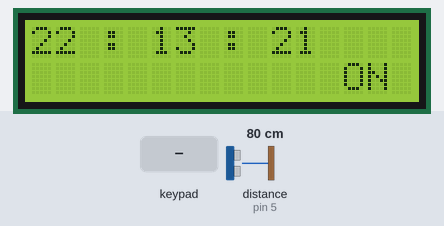
This sketch was run on a simulated Arduino Uno, built with avr-gcc and run on an emulated ATmega328P. On the bench: 16×2 character LCD. The inputs (shaded band) are chosen by the test bench; at power-on: distance to the obstacle (sensor on pin 5) 80 cm. The local clock reads 2024-03-15 10:24:30 at power-on unless the sketch sets it; what the sketch prints to the serial monitor is not drawn.

Above: at 1.2 s.
1.3 s: keypad keys 1 3 1 2 1 1 1 0 * pressed 0.4 s apart
At 3.7 s:
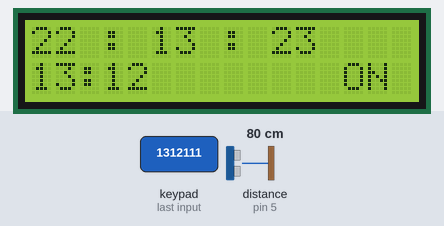
6.4 s: key '#' pressed
At 7.9 s:
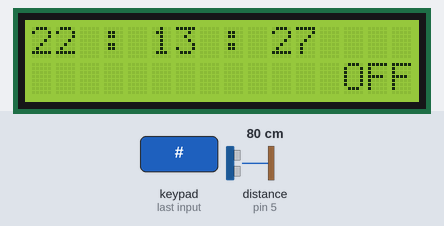
10.6 s: keypad keys 1 3 1 2 1 1 1 0 A pressed 0.4 s apart
At 13.9 s:
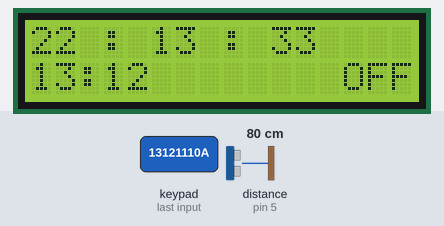
15.7 s: key '*' pressed
At 16.8 s:
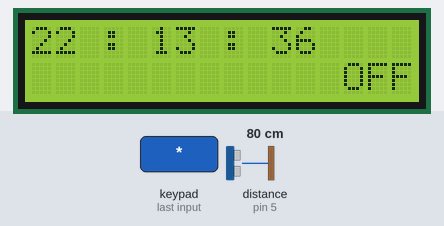
17.2 s: keypad keys 1 3 1 2 1 1 1 0 D pressed 0.4 s apart
At 20.9 s:
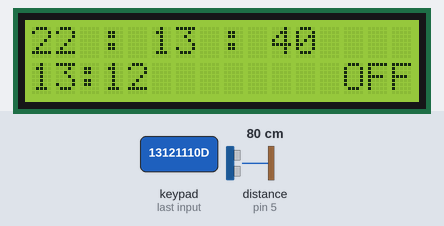
Timing chart, 0 to 22.4 s (numbered marks = the images above; inputs shaded):
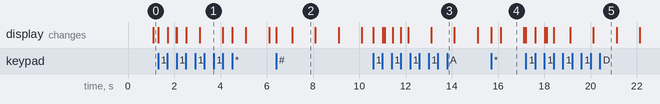

Measured:
- after the input at 6.4 s, the display: first changes at once (image 2 shows a later state)
- after the input at 15.7 s, the display: first changes at once (image 4 shows a later state)
- what the display in image 2 shows lasts 1.0 s, from 7.1 s to 8.1 s

The sketch:

arduino_clock.ino
```cpp
#include <RTClib.h>
#include <Wire.h>
#include <LiquidCrystal_I2C.h>
#include <Ultrasonic.h>
#include <Keypad.h>

//Inicializa o display no endereco 0x27
LiquidCrystal_I2C lcd(0x27,16,2);

Ultrasonic ultrasonic(4, 5);

RTC_DS3231 rtc;

int distance, horaDefinida, minutoDefinido, segundoDefinido;
int contadorLed = 0;
int contadorLed2 = 0;
int primeiroDigito;
bool alarmeSetado = true;
String hora, minuto;

bool alarmeLigado = false;
bool setarAlarme = false;

const int BUZZER = 2;

unsigned long startMillis;
unsigned long currentMillis = 0;
const unsigned long PERIOD = 1000;

const byte ROWS = 4;
const byte COLS = 4;

char hexaKeys[ROWS][COLS] = {
  {'1', '2', '3', 'A'},
  {'4', '5', '6', 'B'},
  {'7', '8', '9', 'C'},
  {'*', '0', '#', 'D'},
};

byte rowPins[ROWS] = {13, 12, 11, 10};
byte colPins[COLS] = {9, 8, 7, 6};

Keypad customKeypad = Keypad(makeKeymap(hexaKeys), rowPins, colPins, ROWS, COLS);

void setup()
{
  lcd.init();

  horaDefinida = 16;
  minutoDefinido = 18;
  segundoDefinido = 0;

  pinMode(BUZZER, OUTPUT);
  noTone(BUZZER);

  Serial.begin(9600);

  // initializing the rtc
  if(!rtc.begin()) {
      Serial.println("Couldn't find RTC!");
      Serial.flush();
      while (1) delay(10);
  }

  rtc.adjust(DateTime(F(__DATE__), F(__TIME__)));

  startMillis = millis();
}

void loop()
{
  currentMillis = millis();

  lcd.setCursor(13, 1);
  alarmeSetado ? lcd.print("ON ") : lcd.print("OFF");

  char customKey = customKeypad.getKey();

  if (customKey) {
    int num = customKey - '0';
    Serial.print(customKey);

    if (customKey == '*') {
      lcd.clear();
      contadorLed = 0;
      hora = "";
      minuto = "";
      horaDefinida = 0;
      minutoDefinido = 0;
    }

    if (customKey == '#') {
      alarmeSetado = !alarmeSetado;
    }

    Serial.print(customKey);
    if (contadorLed < 5 && customKey != '*' && customKey != '#' && customKey != 'A' && customKey != 'B' && customKey != 'C' && customKey != 'D') {
      lcd.setCursor(contadorLed++, 1);

      if (contadorLed == 1 && num < 3) {
        hora += customKey;
        lcd.print(customKey);
        primeiroDigito = num;
      }

      if (contadorLed == 2) {
        if (primeiroDigito == 2 && num < 4) {
          hora += customKey;
          lcd.print(customKey);
        } else if (primeiroDigito < 2) {
          hora += customKey;
          lcd.print(customKey);
        } else {
          contadorLed--;
        }
      }

      if (contadorLed == 2) {
        lcd.setCursor(contadorLed++, 1);
        lcd.print(":");
      }

      if (contadorLed == 4) {
        if (num < 6) {
          minuto += customKey;
          lcd.print(customKey);
        } else {
          contadorLed--;
        }
      }

      if (contadorLed == 5) {
        minuto += customKey;
        lcd.print(customKey);

        horaDefinida = hora.toInt();
        minutoDefinido = minuto.toInt();

        Serial.print("HORARIO DEFINIDO");
        Serial.print(horaDefinida);
        Serial.print(minutoDefinido);
      }
    }
  }

  if (currentMillis - startMillis >= PERIOD) { //test whether the period has elapsed
    noTone(BUZZER);
    //lcd.clear();
    lcd.setBacklight(HIGH);
    lcd.setCursor(0,0);

    DateTime now = rtc.now();

    if (now.hour() < 10) lcd.print("0");
    lcd.print(now.hour(), DEC);
    lcd.print(" : ");
    if (now.minute() < 10) lcd.print("0");
    lcd.print(now.minute(), DEC);
    lcd.print(" : ");
    if (now.second() < 10) lcd.print("0");
    lcd.print(now.second(), DEC);

    distance = ultrasonic.read();

    if (now.hour() == horaDefinida && now.minute() == minutoDefinido && now.second() == segundoDefinido && alarmeSetado) {
      ligarAlarme();
    }

    startMillis = currentMillis;  //IMPORTANT to save the start time of the current LED state.
  }
}

void ligarAlarme() {
  alarmeLigado = true;

  while (alarmeLigado) {
    currentMillis = millis();

    if (currentMillis - startMillis >= 2000) {
      tone(BUZZER, 262, 1000);
      startMillis = currentMillis;
    }

    lcd.clear();
    lcd.setCursor(0, 0);
    lcd.print("ALARME");
    //lcd.setCursor(0, 1);
    //lcd.print("APROXIME A MÃO PARA DESLIGAR");

    distance = ultrasonic.read();
    if (distance < 30) {
      alarmeLigado = false;
      lcd.setCursor(0, 1);
      lcd.print(horaDefinida);
      lcd.setCursor(2, 1);
      lcd.print(":");
      lcd.setCursor(3, 1);
      lcd.print(minutoDefinido);
      //lcd.clear();
    }
  }
}
```
